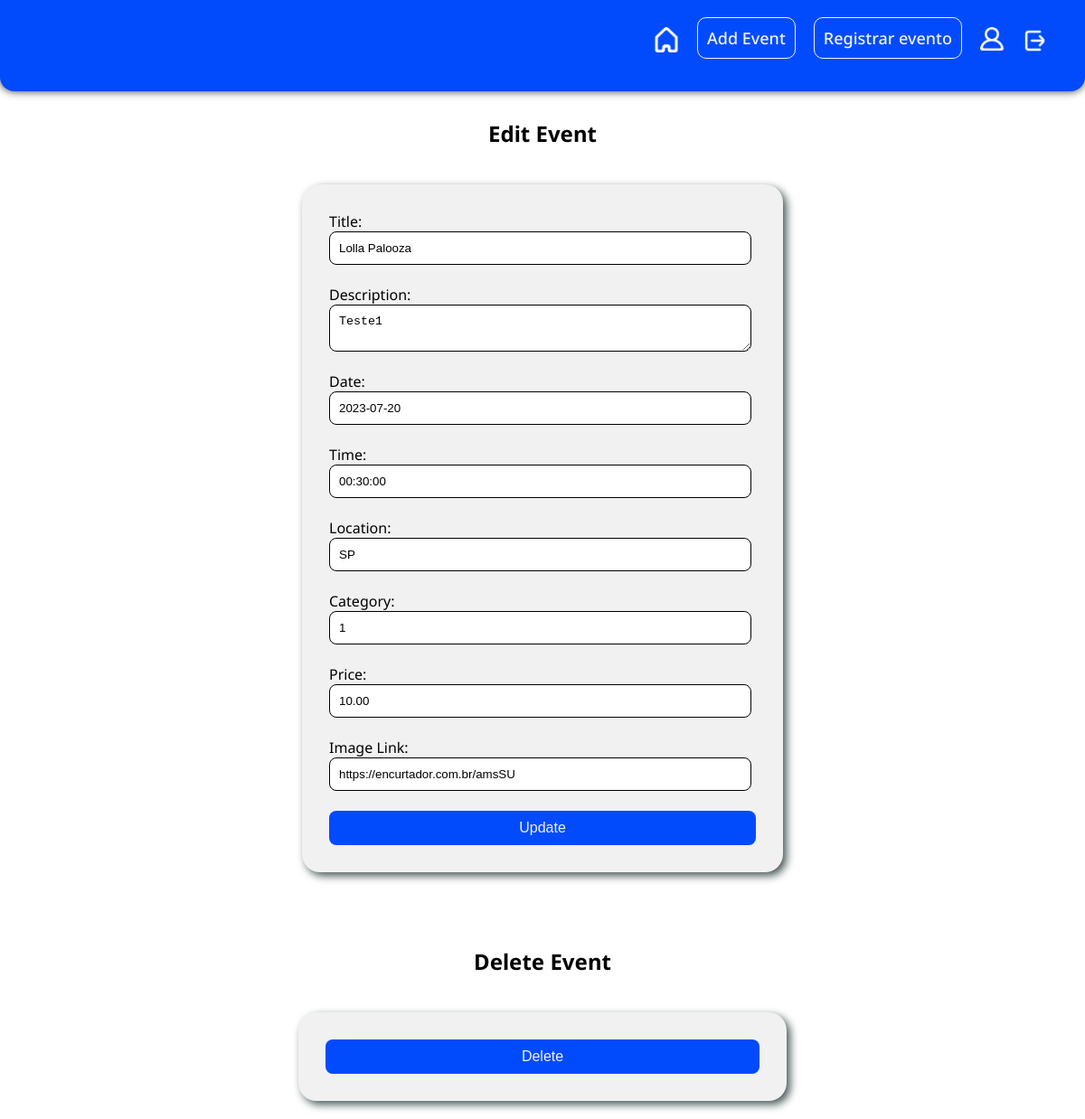
The app's page /pages/edit.php?id=1 (signed in) with its own data.
### tables this page shows
CREATE TABLE events (
  id INT PRIMARY KEY AUTO_INCREMENT,
  title VARCHAR(255),
  description TEXT,
  date DATE,
  time TIME,
  location VARCHAR(255),
  category_id INT,
  price DECIMAL(10,2),
  images VARCHAR(255),
  FOREIGN KEY (category_id) REFERENCES categories(id)
);

### classes/Event.php (called while the page is built, shortened)
<?php
class Event {
    private $title;
    private $description;
    private $date;
    private $time;
    private $location;
    private $categoryId;
    private $price;
    private $images;
    public function __construct($id, $title, $description, $date, $time, $location, $categoryId, $price, $images) {
        $this->title = $title;
        $this->description = $description;
        $this->date = $date;
        $this->time = $time;
        $this->location = $location;
        $this->categoryId = $categoryId;
        $this->price = $price;
        $this->images = $images;
    }
    public function getTitle() {
        return $this->title;
    }
    public function getDescription() {
        return $this->description;
    }
    public function getDate() {
        return $this->date;
    }
    public function getTime() {
        return $this->time;
    }
    public function getLocation() {
        return $this->location;
    }
    public function getCategoryId() {
        return $this->categoryId;
    }
    public function getPrice() {
        return $this->price;
    }
    public function getImages() {
        return $this->images;
    }
    public static function getById($id) {
        $conn = getConnection();
        $stmt = $conn->prepare("SELECT * FROM events WHERE id = ?");
        $stmt->bind_param("i", $id);
        $stmt->execute();
        $result = $stmt->get_result();
        $event = $result->fetch_assoc();
        return $event ? new Event($event['id'], $event['title'], $event['description'], $event['date'], $event['time'], $event['location'], $event['category_id'], $event['price'], $event['images']) : null;
    }
}

### classes/User.php (called while the page is built, shortened)
<?php
class User
{
    private $userType;
    public function getUserType()
    {
        return $this->userType;
    }
}

### pages/edit.php (the view, shortened to what this page needs)
<?php
require_once '../classes/User.php';
$user = null;
if (isset($_SESSION['user'])) {
    $user = unserialize($_SESSION['user']);
}
if ($_SERVER['REQUEST_METHOD'] === 'GET' && isset($_GET['id'])) {
    $eventId = $_GET['id'];
    require_once '../classes/Event.php';
    $event = Event::getById($eventId);
    if ($event) {
        ?>
        <!DOCTYPE html>
        <html>
        <head>
            <link rel="stylesheet" href="../css/edit.css">
        </head>
        <body>
            <header>
                <nav>
                    <ul>
                        <li><a href="./index.php"><img class="home-page" src="../assets/home.png" title="Home"></a></li>
                        <?php if ($user instanceof User && ($user->getUserType() === 'admin' || $user->getUserType() === 'grant_admin')): ?>
                            <li><a class="register-event" href="../pages/add_event.php">Add Event</a></li>
                        <?php endif; ?>
                        <?php if ($user instanceof User): ?>
                            <li><a class="register-event" href="../pages/process_registration.php">Registrar evento</a></li>
                            <li><a href="../pages/user_profile.php"><img class="perfil-img" src="../assets/perfil.png"
                                        title="Profile"></a>
                            </li>
                            <li><a href="../services/logout.php"><img class="leave-img" src="../assets/sair.png"
                                        title="SignOut"></a></li>
                        <?php else: ?>
                            <li><a href="../pages/user_login.php">Login</a></li>
                        <?php endif; ?>
                    </ul>
                </nav>
            </header>
            <section>
                <h2>Edit Event</h2>
                <section6>
                    <form action="../services/update_event.php" method="POST">
                        <label>Title:</label>
                        <input placeholder="Event Title" type="text" name="title" value="<?php echo $event->getTitle(); ?>"><br>
                        <label>Description:</label>
                        <textarea placeholder="Event Description"
                            name="description"><?php echo $event->getDescription(); ?></textarea><br>
                        <label>Date:</label>
                        <input placeholder="Data" type="text" name="date" value="<?php echo $event->getDate(); ?>"><br>
                        <label>Time:</label>
                        <input placeholder="Time" type="text" name="time" value="<?php echo $event->getTime(); ?>"><br>
                        <label>Location:</label>
                        <input placeholder="Location" type="text" name="location"
                            value="<?php echo $event->getLocation(); ?>"><br>
                        <label>Category:</label>
                        <input placeholder="Category" type="text" name="category"
                            value="<?php echo $event->getCategoryId(); ?>"><br>
                        <label>Price:</label>
                        <input placeholder="Price" type="text" name="price" value="<?php echo $event->getPrice(); ?>"><br>
                        <label>Image Link:</label>
                        <input placeholder="Image Link" type="text" name="images"
                            value="<?php echo $event->getImages(); ?>"><br>
                        <button class="btn-update" type="submit">Update</button>
                    </form>
                </section6>
                <br>
                <h2>Delete Event</h2>
                <div class="deletar">
                    <form action="../services/delete_event_registration.php" method="POST" onsubmit="return confirmDelete();">
                        <button class="btn-delete" type="submit">Delete</button>
                    </form>
                </div>
            </section>
        </body>
        </html>
        <?php
    } else {
        echo "<p>Evento não encontrado.</p>";
    }
} else {
    echo "<p>404.</p>";
}
?>

### css/edit.css (style rules this page uses)
* { text-decoration: none; color: inherit; }
body { font-family: 'Noto Sans', sans-serif; margin: 0; padding: 0; box-sizing: border-box; text-decoration: none; list-style: none; background-color: #ffffff; }
header { display: flex; flex-direction: row; justify-content: space-between; background-color: #014bfd; color: #f1f1f1; padding: 20px; text-align: center; border-radius: 0px 0px 16px 16px; box-shadow: 0px 0px 10px #333; }
nav ul { display: flex; list-style: none; padding: 0; margin-top: 10px; }
nav ul li { margin-right: 20px; }
nav ul li a { color: #f1f1f1; font-size: 18px; font-weight: 500; transition: .9s; }
.register-event { border: 1px solid #f1f1f1; padding: 10px; border-radius: 10px; transition: 0.3s; }
.home-page { width: 28px; transition: 0.9s; transition: 0.3s; }
.leave-img { width: 30px; transition: 0.9s; }
.perfil-img { width: 26px; transition: 0.9s; }
h2 { margin-top: 30px; display: flex; justify-content: center; }
section6 { display: flex; justify-content: center; flex-direction: row; flex-wrap: wrap; align-items: center; gap: 30px; margin: 10px; }
form { background-color: #f1f1f1; width: 40%; padding: 30px; border-radius: 20px; margin-top: 20px; margin-bottom: 20px; display: flex; flex-direction: column; justify-content: right; align-items: right; box-shadow: 4px 4px 10px #495757; }
form input { padding: 10px; margin-right: 5px; border-radius: 8px; border: 0.5px solid; }
form textarea { padding: 10px; margin-right: 5px; border-radius: 8px; border: 0.5px solid; }
.btn-update { width: 100%; background-color: transparent; padding: 10px; font-size: 16px; border-radius: 8px; border: none; background-color: #014bfd; color: #f1f1f1; cursor: pointer; }
.btn-delete { width: 100%; background-color: transparent; padding: 10px; font-size: 16px; border-radius: 8px; border: none; background-color: #014bfd; color: #f1f1f1; cursor: pointer; }
.deletar { display: flex; justify-content: center; align-items: center; }

### records on screen
events: title "Lolla Palooza", description "Teste1", date "2023-07-20", time "00:30:00", location "SP", category "1", price "10.00", images "https://encurtador.com.br/amsSU"
